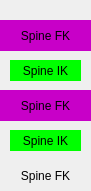
  <widget class="QGroupBox" name="groupBox">
   <property name="geometry">
    <rect>
     <x>200</x>
     <y>100</y>
     <width>91</width>
     <height>191</height>
    </rect>
   </property>
   <property name="styleSheet">
    <string notr="true">border-style: solid;
</string>
   </property>
   <property name="title">
    <string/>
   </property>
   <property name="alignment">
    <set>Qt::AlignCenter</set>
   </property>
   <property name="flat">
    <bool>true</bool>
   </property>
   <widget class="QPushButton" name="SpineFK01">
    <property name="geometry">
     <rect>
      <x>0</x>
      <y>160</y>
      <width>91</width>
      <height>31</height>
     </rect>
    </property>
    <property name="styleSheet">
     <string notr="true">
QPushButton{
background-color: rgb(200, 0, 200);
	color: rgb(0, 0, 0);
   border-radius:25px;
}


QPushButton:hover:!pressed
{
	color: rgb(255, 255, 255);
}
background-color: rgb(200, 0, 200);</string>
    </property>
    <property name="text">
     <string>Spine FK</string>
    </property>
   </widget>
   <widget class="QPushButton" name="SpineIK02">
    <property name="geometry">
     <rect>
      <x>10</x>
      <y>60</y>
      <width>71</width>
      <height>21</height>
     </rect>
    </property>
    <property name="styleSheet">
     <string notr="true">

QPushButton{
background-color: rgb(0, 255, 0);
color: rgb(0, 0, 0);

   border-radius:25px;
}


QPushButton:hover:!pressed
{
	color: rgb(255, 255, 255);
}
</string>
    </property>
    <property name="text">
     <string>Spine IK</string>
    </property>
   </widget>
   <widget class="QPushButton" name="SpineIK01">
    <property name="geometry">
     <rect>
      <x>10</x>
      <y>130</y>
      <width>71</width>
      <height>21</height>
     </rect>
    </property>
    <property name="styleSheet">
     <string notr="true">

QPushButton{
background-color: rgb(0, 255, 0);
color: rgb(0, 0, 0);

   border-radius:25px;
}


QPushButton:hover:!pressed
{
	color: rgb(255, 255, 255);
}
</string>
    </property>
    <property name="text">
     <string>Spine IK</string>
    </property>
   </widget>
   <widget class="QPushButton" name="SpineFK03">
    <property name="geometry">
     <rect>
      <x>0</x>
      <y>20</y>
      <width>91</width>
      <height>31</height>
     </rect>
    </property>
    <property name="styleSheet">
     <string notr="true">
QPushButton{
background-color: rgb(200, 0, 200);
	color: rgb(0, 0, 0);
   border-radius:25px;
}


QPushButton:hover:!pressed
{
	color: rgb(255, 255, 255);
}
</string>
    </property>
    <property name="text">
     <string>Spine FK</string>
    </property>
   </widget>
   <widget class="QPushButton" name="SpineFK02">
    <property name="geometry">
     <rect>
      <x>0</x>
      <y>90</y>
      <width>91</width>
      <height>31</height>
     </rect>
    </property>
    <property name="styleSheet">
     <string notr="true">
QPushButton{
background-color: rgb(200, 0, 200);
	color: rgb(0, 0, 0);
   border-radius:25px;
}


QPushButton:hover:!pressed
{
	color: rgb(255, 255, 255);
}
</string>
    </property>
    <property name="text">
     <string>Spine FK</string>
    </property>
   </widget>
  </widget>
